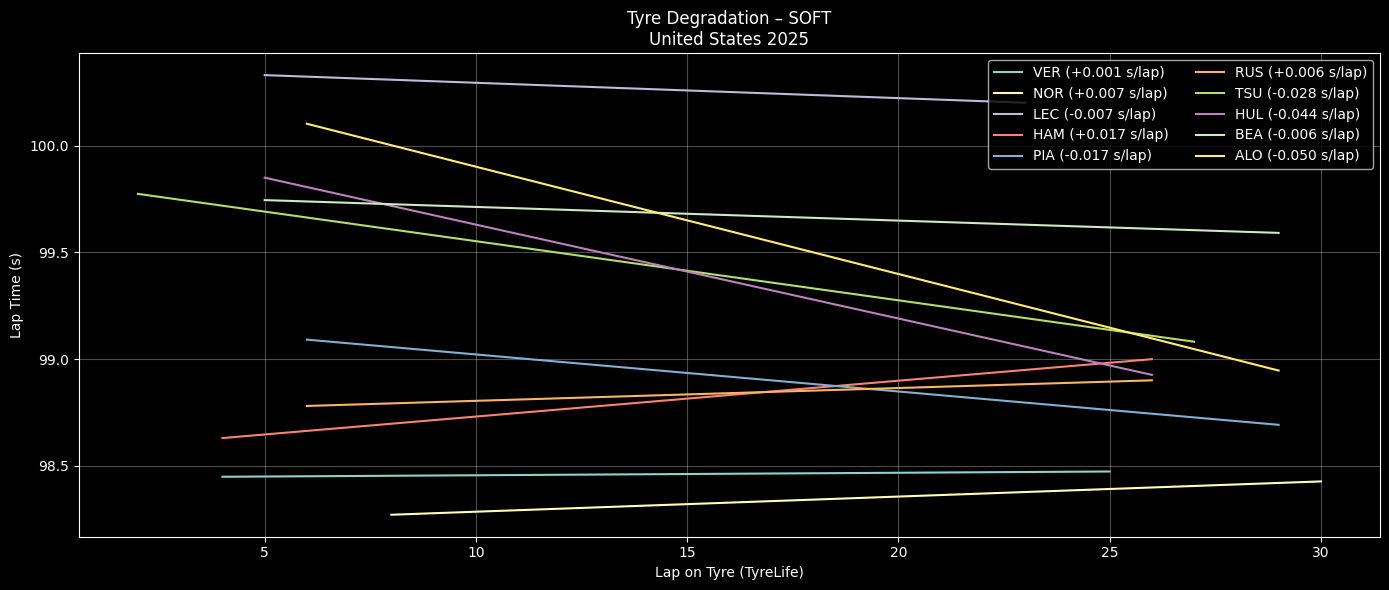

The Python source for this figure:
import fastf1, os
import pandas as pd
import numpy as np
import matplotlib.pyplot as plt
from pathlib import Path

# ========= CONFIG =========
YEAR = 2025
GP = "United States"
SESSION = "R"
COMPOUND = "SOFT"      # SOFT / MEDIUM / HARD
TOP_N = 10             # Top N finishers
CACHE_DIR = Path("/content/fastf1_cache")

# ========= CACHE =========
CACHE_DIR.mkdir(parents=True, exist_ok=True)
fastf1.Cache.enable_cache(CACHE_DIR)

# ========= LOAD SESSION =========
session = fastf1.get_session(YEAR, GP, SESSION)
session.load()

laps = session.laps.copy()
laps = laps[laps["IsAccurate"]]

# Convert laptime to seconds
laps["LapTimeSec"] = laps["LapTime"].dt.total_seconds()

# ========= SELECT TOP DRIVERS =========
drivers = (
    session.results
    .sort_values("Position")
    .head(TOP_N)["Abbreviation"]
    .tolist()
)

laps = laps[laps["Driver"].isin(drivers)]

# ========= CLEAN LAPS =========
laps = laps[
    laps["PitInTime"].isna() &
    laps["PitOutTime"].isna() &
    (laps["Compound"] == COMPOUND)
]

# ========= REMOVE OUTLIERS (IQR PER DRIVER PER STINT) =========
clean = []

for (d, stint), dl in laps.groupby(["Driver", "Stint"]):
    if len(dl) < 5:
        continue

    q1, q3 = dl["LapTimeSec"].quantile([0.25, 0.75])
    iqr = q3 - q1

    dl = dl[
        (dl["LapTimeSec"] >= q1 - 1.5 * iqr) &
        (dl["LapTimeSec"] <= q3 + 1.5 * iqr)
    ]

    clean.append(dl)

clean = pd.concat(clean)

# ========= PLOT TYRE DEGRADATION =========
plt.figure(figsize=(14,6))

for d in drivers:
    dl = clean[clean["Driver"] == d]

    # pilih stint terpanjang untuk driver tsb
    if dl.empty:
        continue

    stint_id = (
        dl.groupby("Stint").size().idxmax()
    )

    stint_laps = dl[dl["Stint"] == stint_id]

    if len(stint_laps) < 5:
        continue

    x = stint_laps["TyreLife"]
    y = stint_laps["LapTimeSec"]

    # Linear regression → degradation slope
    z = np.polyfit(x, y, 1)
    y_fit = np.polyval(z, x)

    plt.plot(x, y_fit, label=f"{d} ({z[0]:+.03f} s/lap)")

plt.title(f"Tyre Degradation – {COMPOUND}\n{GP} {YEAR}")
plt.xlabel("Lap on Tyre (TyreLife)")
plt.ylabel("Lap Time (s)")
plt.grid(alpha=0.3)
plt.legend(ncol=2)
plt.tight_layout()
plt.show()
